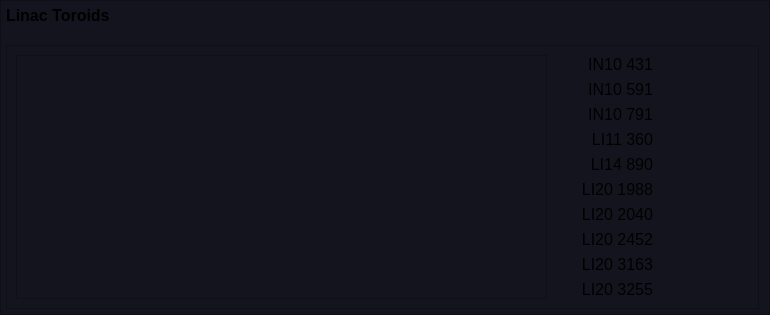
     <widget class="QFrame" name="frame_rads_3">
      <property name="geometry">
       <rect>
        <x>10</x>
        <y>355</y>
        <width>770</width>
        <height>270</height>
       </rect>
      </property>
      <property name="styleSheet">
       <string notr="true">background-color: rgb(20,20,30);</string>
      </property>
      <property name="frameShape">
       <enum>QFrame::StyledPanel</enum>
      </property>
      <property name="frameShadow">
       <enum>QFrame::Raised</enum>
      </property>
      <layout class="QGridLayout" name="gridLayout_8">
       <property name="leftMargin">
        <number>5</number>
       </property>
       <property name="topMargin">
        <number>5</number>
       </property>
       <property name="rightMargin">
        <number>5</number>
       </property>
       <property name="bottomMargin">
        <number>5</number>
       </property>
       <property name="spacing">
        <number>5</number>
       </property>
       <item row="3" column="0">
        <widget class="QFrame" name="toro_summary">
         <property name="minimumSize">
          <size>
           <width>275</width>
           <height>0</height>
          </size>
         </property>
         <property name="frameShape">
          <enum>QFrame::StyledPanel</enum>
         </property>
         <layout class="QGridLayout" name="gridLayout_9">
          <item row="2" column="1">
           <widget class="QLabel" name="toro_12">
            <property name="font">
             <font>
              <pointsize>12</pointsize>
              <weight>50</weight>
              <bold>false</bold>
             </font>
            </property>
            <property name="text">
             <string>IN10 791</string>
            </property>
            <property name="alignment">
             <set>Qt::AlignRight|Qt::AlignTrailing|Qt::AlignVCenter</set>
            </property>
           </widget>
          </item>
          <item row="3" column="2">
           <widget class="PyDMLabel" name="PyDMLabel_20">
            <property name="font">
             <font>
              <pointsize>12</pointsize>
             </font>
            </property>
            <property name="toolTip">
             <string/>
            </property>
            <property name="showUnits" stdset="0">
             <bool>true</bool>
            </property>
            <property name="precisionFromPV" stdset="0">
             <bool>false</bool>
            </property>
            <property name="alarmSensitiveBorder" stdset="0">
             <bool>false</bool>
            </property>
            <property name="channel" stdset="0">
             <string>TORO:LI11:360:TMIT_PC</string>
            </property>
           </widget>
          </item>
          <item row="6" column="1">
           <widget class="QLabel" name="toro_18">
            <property name="font">
             <font>
              <pointsize>12</pointsize>
              <weight>50</weight>
              <bold>false</bold>
             </font>
            </property>
            <property name="text">
             <string>LI20 2040</string>
            </property>
            <property name="alignment">
             <set>Qt::AlignRight|Qt::AlignTrailing|Qt::AlignVCenter</set>
            </property>
           </widget>
          </item>
          <item row="5" column="2">
           <widget class="PyDMLabel" name="PyDMLabel_22">
            <property name="font">
             <font>
              <pointsize>12</pointsize>
             </font>
            </property>
            <property name="toolTip">
             <string/>
            </property>
            <property name="showUnits" stdset="0">
             <bool>true</bool>
            </property>
            <property name="precisionFromPV" stdset="0">
             <bool>false</bool>
            </property>
            <property name="alarmSensitiveBorder" stdset="0">
             <bool>false</bool>
            </property>
            <property name="channel" stdset="0">
             <string>TORO:LI20:1988:TMIT_PC</string>
            </property>
           </widget>
          </item>
          <item row="0" column="1">
           <widget class="QLabel" name="toro_17">
            <property name="minimumSize">
             <size>
              <width>100</width>
              <height>0</height>
             </size>
            </property>
            <property name="font">
             <font>
              <pointsize>12</pointsize>
              <weight>50</weight>
              <bold>false</bold>
             </font>
            </property>
            <property name="text">
             <string>IN10 431</string>
            </property>
            <property name="alignment">
             <set>Qt::AlignRight|Qt::AlignTrailing|Qt::AlignVCenter</set>
            </property>
           </widget>
          </item>
          <item row="4" column="2">
           <widget class="PyDMLabel" name="PyDMLabel_21">
            <property name="font">
             <font>
              <pointsize>12</pointsize>
             </font>
            </property>
            <property name="toolTip">
             <string/>
            </property>
            <property name="showUnits" stdset="0">
             <bool>true</bool>
            </property>
            <property name="precisionFromPV" stdset="0">
             <bool>false</bool>
            </property>
            <property name="alarmSensitiveBorder" stdset="0">
             <bool>false</bool>
            </property>
            <property name="channel" stdset="0">
             <string>TORO:LI14:890:TMIT_PC</string>
            </property>
           </widget>
          </item>
          <item row="7" column="2">
           <widget class="PyDMLabel" name="PyDMLabel_24">
            <property name="font">
             <font>
              <pointsize>12</pointsize>
             </font>
            </property>
            <property name="toolTip">
             <string/>
            </property>
            <property name="showUnits" stdset="0">
             <bool>true</bool>
            </property>
            <property name="precisionFromPV" stdset="0">
             <bool>false</bool>
            </property>
            <property name="alarmSensitiveBorder" stdset="0">
             <bool>false</bool>
            </property>
            <property name="channel" stdset="0">
             <string>TORO:LI20:2452:TMIT_PC</string>
            </property>
           </widget>
          </item>
          <item row="8" column="1">
           <widget class="QLabel" name="toro_15">
            <property name="font">
             <font>
              <pointsize>12</pointsize>
              <weight>50</weight>
              <bold>false</bold>
             </font>
            </property>
            <property name="text">
             <string>LI20 3163</string>
            </property>
            <property name="alignment">
             <set>Qt::AlignRight|Qt::AlignTrailing|Qt::AlignVCenter</set>
            </property>
           </widget>
          </item>
          <item row="3" column="1">
           <widget class="QLabel" name="toro_13">
            <property name="font">
             <font>
              <pointsize>12</pointsize>
              <weight>50</weight>
              <bold>false</bold>
             </font>
            </property>
            <property name="text">
             <string>LI11 360</string>
            </property>
            <property name="alignment">
             <set>Qt::AlignRight|Qt::AlignTrailing|Qt::AlignVCenter</set>
            </property>
           </widget>
          </item>
          <item row="8" column="2">
           <widget class="PyDMLabel" name="PyDMLabel_25">
            <property name="font">
             <font>
              <pointsize>12</pointsize>
             </font>
            </property>
            <property name="toolTip">
             <string/>
            </property>
            <property name="showUnits" stdset="0">
             <bool>true</bool>
            </property>
            <property name="precisionFromPV" stdset="0">
             <bool>false</bool>
            </property>
            <property name="alarmSensitiveBorder" stdset="0">
             <bool>false</bool>
            </property>
            <property name="channel" stdset="0">
             <string>TORO:LI20:3163:TMIT_PC</string>
            </property>
           </widget>
          </item>
          <item row="1" column="1">
           <widget class="QLabel" name="toro_11">
            <property name="font">
             <font>
              <pointsize>12</pointsize>
              <weight>50</weight>
              <bold>false</bold>
             </font>
            </property>
            <property name="text">
             <string>IN10 591</string>
            </property>
            <property name="alignment">
             <set>Qt::AlignRight|Qt::AlignTrailing|Qt::AlignVCenter</set>
            </property>
           </widget>
          </item>
          <item row="9" column="1">
           <widget class="QLabel" name="toro_20">
            <property name="font">
             <font>
              <pointsize>12</pointsize>
              <weight>50</weight>
              <bold>false</bold>
             </font>
            </property>
            <property name="text">
             <string>LI20 3255</string>
            </property>
            <property name="alignment">
             <set>Qt::AlignRight|Qt::AlignTrailing|Qt::AlignVCenter</set>
            </property>
           </widget>
          </item>
          <item row="5" column="1">
           <widget class="QLabel" name="toro_16">
            <property name="font">
             <font>
              <pointsize>12</pointsize>
              <weight>50</weight>
              <bold>false</bold>
             </font>
            </property>
            <property name="text">
             <string>LI20 1988</string>
            </property>
            <property name="alignment">
             <set>Qt::AlignRight|Qt::AlignTrailing|Qt::AlignVCenter</set>
            </property>
           </widget>
          </item>
          <item row="2" column="2">
           <widget class="PyDMLabel" name="PyDMLabel_19">
            <property name="font">
             <font>
              <pointsize>12</pointsize>
             </font>
            </property>
            <property name="toolTip">
             <string/>
            </property>
            <property name="showUnits" stdset="0">
             <bool>true</bool>
            </property>
            <property name="precisionFromPV" stdset="0">
             <bool>false</bool>
            </property>
            <property name="alarmSensitiveBorder" stdset="0">
             <bool>false</bool>
            </property>
            <property name="channel" stdset="0">
             <string>TORO:IN10:791:TMIT_PC</string>
            </property>
           </widget>
          </item>
          <item row="7" column="1">
           <widget class="QLabel" name="toro_19">
            <property name="font">
             <font>
              <pointsize>12</pointsize>
              <weight>50</weight>
              <bold>false</bold>
             </font>
            </property>
            <property name="text">
             <string>LI20 2452</string>
            </property>
            <property name="alignment">
             <set>Qt::AlignRight|Qt::AlignTrailing|Qt::AlignVCenter</set>
            </property>
           </widget>
          </item>
          <item row="0" column="2">
           <widget class="PyDMLabel" name="PyDMLabel_16">
            <property name="minimumSize">
             <size>
              <width>90</width>
              <height>0</height>
             </size>
            </property>
            <property name="font">
             <font>
              <pointsize>12</pointsize>
             </font>
            </property>
            <property name="toolTip">
             <string/>
            </property>
            <property name="showUnits" stdset="0">
             <bool>true</bool>
            </property>
            <property name="precisionFromPV" stdset="0">
             <bool>false</bool>
            </property>
            <property name="alarmSensitiveBorder" stdset="0">
             <bool>false</bool>
            </property>
            <property name="channel" stdset="0">
             <string>TORO:IN10:431:TMIT_PC</string>
            </property>
           </widget>
          </item>
          <item row="4" column="1">
           <widget class="QLabel" name="toro_14">
            <property name="font">
             <font>
              <pointsize>12</pointsize>
              <weight>50</weight>
              <bold>false</bold>
             </font>
            </property>
            <property name="text">
             <string>LI14 890</string>
            </property>
            <property name="alignment">
             <set>Qt::AlignRight|Qt::AlignTrailing|Qt::AlignVCenter</set>
            </property>
           </widget>
          </item>
          <item row="6" column="2">
           <widget class="PyDMLabel" name="PyDMLabel_23">
            <property name="font">
             <font>
              <pointsize>12</pointsize>
             </font>
            </property>
            <property name="toolTip">
             <string/>
            </property>
            <property name="showUnits" stdset="0">
             <bool>true</bool>
            </property>
            <property name="precisionFromPV" stdset="0">
             <bool>false</bool>
            </property>
            <property name="alarmSensitiveBorder" stdset="0">
             <bool>false</bool>
            </property>
            <property name="channel" stdset="0">
             <string>TORO:LI20:2040:TMIT_PC</string>
            </property>
           </widget>
          </item>
          <item row="9" column="2">
           <widget class="PyDMLabel" name="PyDMLabel_26">
            <property name="font">
             <font>
              <pointsize>12</pointsize>
             </font>
            </property>
            <property name="toolTip">
             <string/>
            </property>
            <property name="showUnits" stdset="0">
             <bool>true</bool>
            </property>
            <property name="precisionFromPV" stdset="0">
             <bool>false</bool>
            </property>
            <property name="alarmSensitiveBorder" stdset="0">
             <bool>false</bool>
            </property>
            <property name="channel" stdset="0">
             <string>TORO:LI20:3255:TMIT_PC</string>
            </property>
           </widget>
          </item>
          <item row="1" column="2">
           <widget class="PyDMLabel" name="PyDMLabel_18">
            <property name="font">
             <font>
              <pointsize>12</pointsize>
             </font>
            </property>
            <property name="toolTip">
             <string/>
            </property>
            <property name="showUnits" stdset="0">
             <bool>true</bool>
            </property>
            <property name="precisionFromPV" stdset="0">
             <bool>false</bool>
            </property>
            <property name="alarmSensitiveBorder" stdset="0">
             <bool>false</bool>
            </property>
            <property name="channel" stdset="0">
             <string>TORO:IN10:591:TMIT_PC</string>
            </property>
           </widget>
          </item>
          <item row="0" column="0" rowspan="10">
           <widget class="PyDMTimePlot" name="PyDMTimePlot">
            <property name="toolTip">
             <string/>
            </property>
            <property name="showXGrid">
             <bool>true</bool>
            </property>
            <property name="showYGrid">
             <bool>true</bool>
            </property>
            <property name="yAxes">
             <stringlist>
              <string>{&quot;name&quot;: &quot;Axis 1&quot;, &quot;orientation&quot;: &quot;left&quot;, &quot;label&quot;: null, &quot;minRange&quot;: -100.0, &quot;maxRange&quot;: 3100.0, &quot;autoRange&quot;: true, &quot;logMode&quot;: false}</string>
             </stringlist>
            </property>
            <property name="curves">
             <stringlist>
              <string>{&quot;channel&quot;: &quot;TORO:IN10:431:TMIT_PC&quot;, &quot;plot_style&quot;: null, &quot;name&quot;: &quot;TORO:IN10:431:TMIT_PC&quot;, &quot;color&quot;: &quot;#8dd3c7&quot;, &quot;lineStyle&quot;: 1, &quot;lineWidth&quot;: 1, &quot;symbol&quot;: null, &quot;symbolSize&quot;: 10, &quot;yAxisName&quot;: &quot;Axis 1&quot;, &quot;barWidth&quot;: null, &quot;upperThreshold&quot;: null, &quot;lowerThreshold&quot;: null, &quot;thresholdColor&quot;: &quot;white&quot;}</string>
              <string>{&quot;channel&quot;: &quot;TORO:IN10:591:TMIT_PC&quot;, &quot;plot_style&quot;: null, &quot;name&quot;: &quot;TORO:IN10:591:TMIT_PC&quot;, &quot;color&quot;: &quot;#ffffb3&quot;, &quot;lineStyle&quot;: 1, &quot;lineWidth&quot;: 1, &quot;symbol&quot;: null, &quot;symbolSize&quot;: 10, &quot;yAxisName&quot;: &quot;Axis 1&quot;, &quot;barWidth&quot;: null, &quot;upperThreshold&quot;: null, &quot;lowerThreshold&quot;: null, &quot;thresholdColor&quot;: &quot;white&quot;}</string>
              <string>{&quot;channel&quot;: &quot;TORO:IN10:791:TMIT_PC&quot;, &quot;plot_style&quot;: null, &quot;name&quot;: &quot;TORO:IN10:791:TMIT_PC&quot;, &quot;color&quot;: &quot;#bebada&quot;, &quot;lineStyle&quot;: 1, &quot;lineWidth&quot;: 1, &quot;symbol&quot;: null, &quot;symbolSize&quot;: 10, &quot;yAxisName&quot;: &quot;Axis 1&quot;, &quot;barWidth&quot;: null, &quot;upperThreshold&quot;: null, &quot;lowerThreshold&quot;: null, &quot;thresholdColor&quot;: &quot;white&quot;}</string>
              <string>{&quot;channel&quot;: &quot;TORO:LI11:360:TMIT_PC&quot;, &quot;plot_style&quot;: null, &quot;name&quot;: &quot;TORO:LI11:360:TMIT_PC&quot;, &quot;color&quot;: &quot;#fb8072&quot;, &quot;lineStyle&quot;: 1, &quot;lineWidth&quot;: 1, &quot;symbol&quot;: null, &quot;symbolSize&quot;: 10, &quot;yAxisName&quot;: &quot;Axis 1&quot;, &quot;barWidth&quot;: null, &quot;upperThreshold&quot;: null, &quot;lowerThreshold&quot;: null, &quot;thresholdColor&quot;: &quot;white&quot;}</string>
              <string>{&quot;channel&quot;: &quot;TORO:LI14:890:TMIT_PC&quot;, &quot;plot_style&quot;: null, &quot;name&quot;: &quot;TORO:LI14:890:TMIT_PC&quot;, &quot;color&quot;: &quot;#80b1d3&quot;, &quot;lineStyle&quot;: 1, &quot;lineWidth&quot;: 1, &quot;symbol&quot;: null, &quot;symbolSize&quot;: 10, &quot;yAxisName&quot;: &quot;Axis 1&quot;, &quot;barWidth&quot;: null, &quot;upperThreshold&quot;: null, &quot;lowerThreshold&quot;: null, &quot;thresholdColor&quot;: &quot;white&quot;}</string>
              <string>{&quot;channel&quot;: &quot;TORO:LI20:1988:TMIT_PC&quot;, &quot;plot_style&quot;: null, &quot;name&quot;: &quot;TORO:LI20:1988:TMIT_PC&quot;, &quot;color&quot;: &quot;#fdb462&quot;, &quot;lineStyle&quot;: 1, &quot;lineWidth&quot;: 1, &quot;symbol&quot;: null, &quot;symbolSize&quot;: 10, &quot;yAxisName&quot;: &quot;Axis 1&quot;, &quot;barWidth&quot;: null, &quot;upperThreshold&quot;: null, &quot;lowerThreshold&quot;: null, &quot;thresholdColor&quot;: &quot;white&quot;}</string>
              <string>{&quot;channel&quot;: &quot;TORO:LI20:2040:TMIT_PC&quot;, &quot;plot_style&quot;: null, &quot;name&quot;: &quot;TORO:LI20:2040:TMIT_PC&quot;, &quot;color&quot;: &quot;#b3de69&quot;, &quot;lineStyle&quot;: 1, &quot;lineWidth&quot;: 1, &quot;symbol&quot;: null, &quot;symbolSize&quot;: 10, &quot;yAxisName&quot;: &quot;Axis 1&quot;, &quot;barWidth&quot;: null, &quot;upperThreshold&quot;: null, &quot;lowerThreshold&quot;: null, &quot;thresholdColor&quot;: &quot;white&quot;}</string>
              <string>{&quot;channel&quot;: &quot;TORO:LI20:2452:TMIT_PC&quot;, &quot;plot_style&quot;: null, &quot;name&quot;: &quot;TORO:LI20:2452:TMIT_PC&quot;, &quot;color&quot;: &quot;#fccde5&quot;, &quot;lineStyle&quot;: 1, &quot;lineWidth&quot;: 1, &quot;symbol&quot;: null, &quot;symbolSize&quot;: 10, &quot;yAxisName&quot;: &quot;Axis 1&quot;, &quot;barWidth&quot;: null, &quot;upperThreshold&quot;: null, &quot;lowerThreshold&quot;: null, &quot;thresholdColor&quot;: &quot;white&quot;}</string>
              <string>{&quot;channel&quot;: &quot;TORO:LI20:3163:TMIT_PC&quot;, &quot;plot_style&quot;: null, &quot;name&quot;: &quot;TORO:LI20:3163:TMIT_PC&quot;, &quot;color&quot;: &quot;#bc80bd&quot;, &quot;lineStyle&quot;: 1, &quot;lineWidth&quot;: 1, &quot;symbol&quot;: null, &quot;symbolSize&quot;: 10, &quot;yAxisName&quot;: &quot;Axis 1&quot;, &quot;barWidth&quot;: null, &quot;upperThreshold&quot;: null, &quot;lowerThreshold&quot;: null, &quot;thresholdColor&quot;: &quot;white&quot;}</string>
              <string>{&quot;channel&quot;: &quot;TORO:LI20:3255:TMIT_PC&quot;, &quot;plot_style&quot;: null, &quot;name&quot;: &quot;TORO:LI20:3255:TMIT_PC&quot;, &quot;color&quot;: &quot;#ccebc5&quot;, &quot;lineStyle&quot;: 1, &quot;lineWidth&quot;: 1, &quot;symbol&quot;: null, &quot;symbolSize&quot;: 10, &quot;yAxisName&quot;: &quot;Axis 1&quot;, &quot;barWidth&quot;: null, &quot;upperThreshold&quot;: null, &quot;lowerThreshold&quot;: null, &quot;thresholdColor&quot;: &quot;white&quot;}</string>
             </stringlist>
            </property>
            <property name="updateMode" stdset="0">
             <enum>PyDMTimePlot::AtFixedRate</enum>
            </property>
            <property name="timeSpan">
             <double>300.000000000000000</double>
            </property>
            <property name="autoRangeY">
             <bool>false</bool>
            </property>
            <property name="minYRange">
             <double>-100.000000000000000</double>
            </property>
            <property name="maxYRange">
             <double>3100.000000000000000</double>
            </property>
           </widget>
          </item>
         </layout>
        </widget>
       </item>
       <item row="0" column="0">
        <widget class="QLabel" name="label_26">
         <property name="maximumSize">
          <size>
           <width>16777215</width>
           <height>30</height>
          </size>
         </property>
         <property name="font">
          <font>
           <pointsize>12</pointsize>
           <weight>75</weight>
           <bold>true</bold>
          </font>
         </property>
         <property name="text">
          <string>Linac Toroids</string>
         </property>
         <property name="alignment">
          <set>Qt::AlignLeading|Qt::AlignLeft|Qt::AlignVCenter</set>
         </property>
        </widget>
       </item>
       <item row="1" column="0" colspan="2">
        <widget class="PyDMDrawingLine" name="PyDMDrawingLine_5">
         <property name="minimumSize">
          <size>
           <width>0</width>
           <height>10</height>
          </size>
         </property>
         <property name="maximumSize">
          <size>
           <width>16777215</width>
           <height>10</height>
          </size>
         </property>
         <property name="toolTip">
          <string/>
         </property>
         <property name="brush" stdset="0">
          <brush brushstyle="SolidPattern">
           <color alpha="255">
            <red>200</red>
            <green>200</green>
            <blue>200</blue>
           </color>
          </brush>
         </property>
         <property name="penColor" stdset="0">
          <color>
           <red>80</red>
           <green>80</green>
           <blue>80</blue>
          </color>
         </property>
         <property name="penWidth" stdset="0">
          <double>1.000000000000000</double>
         </property>
        </widget>
       </item>
      </layout>
     </widget>
